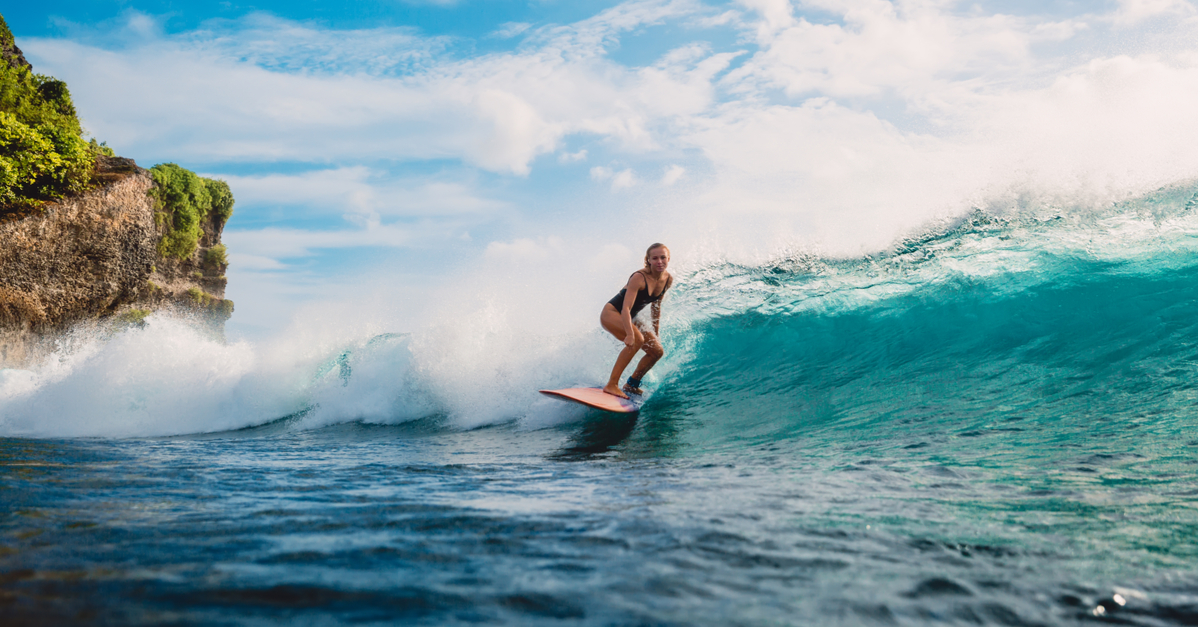
#> input picture assets/surfing.jpg, 1200 x 627 px, found by its file name
$ python spatial_image_processing.py
#> lines starting #> are read from the running program, lines starting #| are printed output that depends on the picture; after the words box and inside, x2 and y2 are one past the last pixel; in counts of white or black regions, pixels touching at a corner belong together
import cv2
import numpy as np

print(cv2.__version__)

base_path_to_save = "assets/spatial_images/"
img_path = "assets/surfing.jpg"

# img negative
img = cv2.imread(img_path)
#> img is the input picture: shape (627, 1200, 3); mean B, G, R 167, 160.7, 132.5
img_thumb = cv2.resize(img, (200, 100))
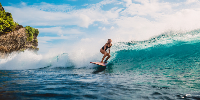
#> img_thumb: shape (100, 200, 3); mean B, G, R 166.7, 160.4, 132.1
cv2.imwrite(base_path_to_save + "surfing_thumb.png", img_thumb)
gray = cv2.imread(img_path, 0)
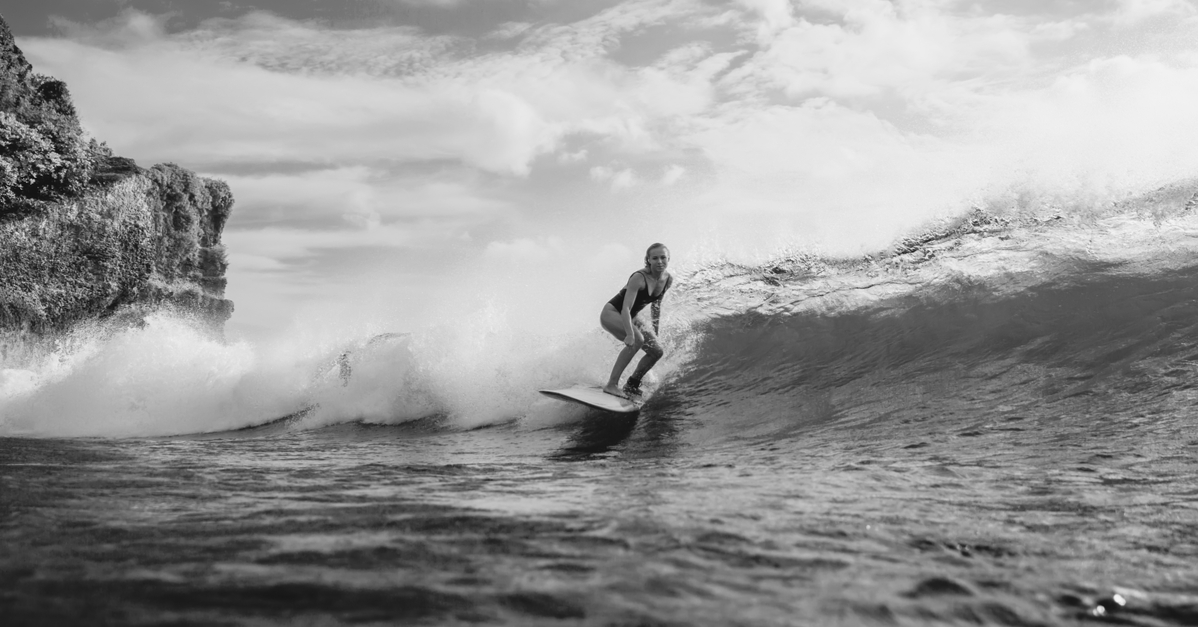
#> gray: shape (627, 1200); min 9, max 255, mean 153
gray = cv2.resize(gray, (200, 100))
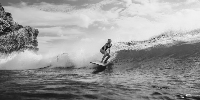
#> gray: shape (100, 200); min 19, max 242, mean 152.7

cv2.imshow("Grayscale image", gray)
cv2.imwrite(base_path_to_save + "grayscale.png", gray)

L = gray.max()
#> L = 242

# Maximum grey level value  minus
# the original image gives the
# negative image
img_neg = L - gray
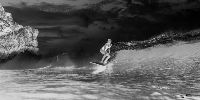
#> img_neg: shape (100, 200); min 0, max 223, mean 89.3

cv2.imshow("Negative image", img_neg)
cv2.imwrite(base_path_to_save + "negative.jpg", img_neg)

def thresholding(img, threshold = 150):
    # create a array of zeros
#> called with threshold = 150
    m,n = gray.shape
#> m = 100; n = 200
    img_thresh = np.zeros((m,n), dtype = int)

    for i in range(m):

        for j in range(n):

            if img[i,j] < threshold:
                img_thresh[i,j]= 0
            else:
                img_thresh[i,j] = 255
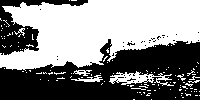
#> img_thresh: shape (100, 200) int64; 53.6% white; 37 black regions (35 under 20 px), largest, box (x1, y1, x2, y2) and area: (0, 39, 200, 100) 7708, (0, 0, 88, 55) 1484
    return img_thresh


thresholded_img = thresholding(gray)
thresh_path = base_path_to_save + "thresholded.png"
cv2.imwrite(thresh_path, thresholded_img)
cv2.imshow("thresholded", cv2.imread(thresh_path))

# 0 = wait for infinite time for any key press
cv2.waitKey(0)
cv2.destroyAllWindows()
